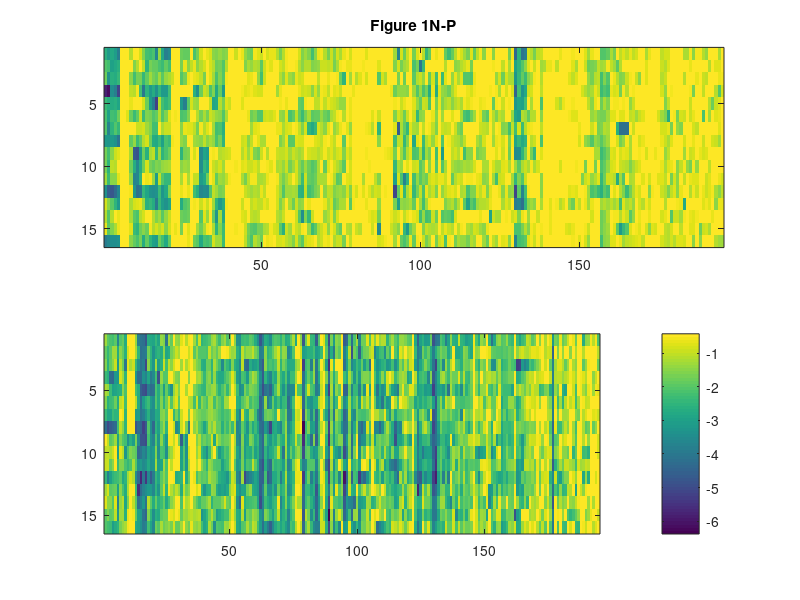
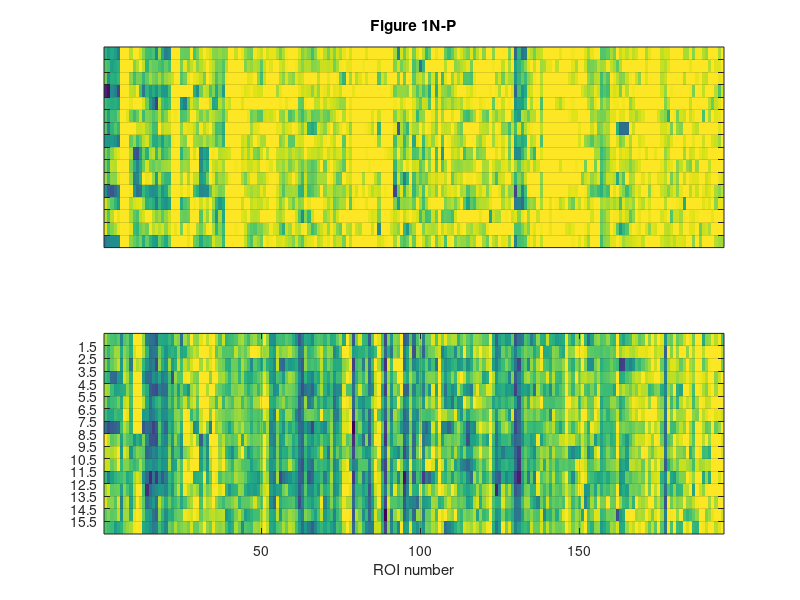

Write MATLAB code to recreate these figures, in order. (Note: this script raises an error after producing the figures.)
load z_score_postprocess_reduced_glom_examples
y_axis_ticks=1.5:1:15.5;

% Figure 1 N-P
%for k_dir=7:7%1:length(n_32)  % 7 is for linear classifier FIg3 related. kdir =2 is for the

index_pretty=25;
vial_struct=data_per_dir(index_pretty).all_vials_struct;

standard=find(vial_struct(:,2)==51);
novel=find(vial_struct(:,2)~=51);
reordered=[standard;novel];
reorder_df=data_per_dir(index_pretty).df(reordered,:);
reorder_df(reorder_df>z_score_threshold)=0;
low_value=min(min(reorder_df));
figure

subplot(2,1,1),imagesc(data_per_dir(index_pretty).df(standard,:)); caxis([low_value,z_score_threshold])
title('Figure 1N-P')
subplot(2,1,2),imagesc(data_per_dir(index_pretty).df(novel,:)); caxis([low_value,z_score_threshold])
colorbar
figure

subplot(2,1,1),imagesc(data_per_dir(index_pretty).df(standard,:)); caxis([low_value,z_score_threshold])
title('Figure 1N-P')
a=gca;
set(a,'XTick',[]),set(a,'YTick',y_axis_ticks);set(a,'YTickLabel',[]);
grid on
subplot(2,1,2),imagesc(data_per_dir(index_pretty).df(novel,:)); caxis([low_value,z_score_threshold])
a=gca;
set(a,'YTick',y_axis_ticks);
grid on
xlabel('ROI number')



% Figure 3 linear classifier ands nearest neighbor classifier
index_pretty=20;
vial_struct=data_per_dir(index_pretty).all_vials_struct;

standard=find(vial_struct(:,2)==51);
novel=find(vial_struct(:,2)~=51);
reordered=[standard;novel];
reorder_df=data_per_dir(index_pretty).df(reordered,:);
reorder_df(reorder_df>z_score_threshold)=0;
training_data_go_1_no_go_m1=vial_struct(standard,3)<33;
testing_data_go_1_no_go_m1=vial_struct(novel,3)<33;





training_data=data_per_dir(index_pretty).df(standard,:);
testing_data=data_per_dir(index_pretty).df(novel,:);
noisy_df_novel=testing_data+ CV*randn(size(testing_data)).*testing_data;
[n_train,n_glom]=size(training_data);
% Let's do the centering
clear noisy_df_novel_center training_data_center
for k=1:n_glom %We centered each glomerulus based on the mean value of the activation produced by the standard trial
    noisy_df_novel_center(:,k)=noisy_df_novel(:,k)-mean(training_data(:,k));
    training_data_center(:,k)=training_data(:,k)-mean(training_data(:,k));
end
noisy_df_novel_center(testing_data>z_score_threshold)=0;
training_data_center(training_data>z_score_threshold)=0;
% Determine the color axis
max_color=max([max(max(training_data_center)),max(max(noisy_df_novel_center))]);
min_color=min([min(min(training_data_center)),min(min(noisy_df_novel_center))]);

%Locate the most sensitive ROI (Figure 2B)
% Do the process for the best ROI.
% Step 1: plot the best ROI auROC for novel and for standard odor
AUC_standard=[];
AUC_novel=[];
for k=1:n_glom
    repeats_single_glom_standard_go_no_go=training_data_center(:,k);
    repeats_single_glom_novel_go_no_go=noisy_df_novel_center(:,k);
    [X,Y,g,AUC_standard(k),OPTROCPT] = perfcurve(training_data_go_1_no_go_m1,repeats_single_glom_standard_go_no_go,1);
    [X,Y,g,AUC_novel(k),OPTROCPT] = perfcurve(testing_data_go_1_no_go_m1,repeats_single_glom_novel_go_no_go,1);
end
rectified_auc=abs(AUC_standard-0.5)+0.5;
%         figure,plot(rectified_auc)
[a,i]=max(rectified_auc);

X_tick=[1,i,n_glom];


figure
subplot(2,1,1),imagesc(training_data_center),caxis([min_color,max_color]);
title('Figure 3A training set')
a=gca;
set(a,'XTick',X_tick),set(a,'YTick',y_axis_ticks);
grid on
subplot(2,1,2),imagesc(noisy_df_novel_center),caxis([min_color,max_color]);
title('Figure 3A test set')
a=gca;
set(a,'XTick',X_tick),set(a,'YTick',y_axis_ticks);
grid on

%Calculate the result of the logistic linear classifier
%figure 3C
[Mdl_log,FitInfo] = fitclinear(training_data_center,training_data_go_1_no_go_m1,'Learner','logistic','Regularization','lasso','Lambda',0);
figure,a=plot(training_data_center*Mdl_log.Beta+Mdl_log.Bias,'bs'), set(a,'MarkerSize',24), set(a,'LineWidth',2)
hold on,a=plot(noisy_df_novel_center*Mdl_log.Beta+Mdl_log.Bias,'rs'),set(a,'MarkerSize',24),set(a,'LineWidth',2)
a=gca;
axis square
set(a,'XLim',[0 16])
set(a,'Xtick',[1 8 9 16])
set(a,'XGrid','on')
set(a,'Box','off')
ylabel('Logistic regressor output')
title('Figure 3C')
xlabel('Go mixture                 NG mixture')
grid on

%Calculate the result of the SVM linear classifier
%figure 3E
[Mdl_svm,FitInfo] = fitclinear(training_data_center,training_data_go_1_no_go_m1,'Learner','svm','Regularization','lasso','Lambda',0);
figure,a=plot(training_data_center*Mdl_svm.Beta+Mdl_svm.Bias,'bs'),set(a,'MarkerSize',24), set(a,'LineWidth',2)
hold on,a=plot(noisy_df_novel_center*Mdl_svm.Beta+Mdl_svm.Bias,'rs'),set(a,'MarkerSize',24), set(a,'LineWidth',2)
a=gca;
axis square
set(a,'XLim',[0 16])
set(a,'Box','off')
a=gca;
axis square
set(a,'XLim',[0 16])
set(a,'Xtick',[1 8 9 16])
xlabel('Go test mixture                 NG test mixture')
set(a,'XGrid','on')
set(a,'Box','off')
ylabel('SVM regressor output')
title('Figure 3E')
grid on


% Plot the weights of the example: Figure 3B
figure,a=plot(Mdl_log.Beta,'g'); set(a,'LineWidth',2)
hold on,a=plot(Mdl_svm.Beta,'k'); set(a,'LineWidth',2)
legend({'Logistic weights','SVM weights'})
a=gca;
set(a,'XLim',[0.5 n_glom+0.5]);
xlabel('ROI number')
ylabel('Weight')
set(a,'Box','off')
title('Figure 3B')




% Do an example of the nearest neighbor, and mark the location of the
% nearest neighboir
% Figure 3G
similarity_matrix=training_data_center*noisy_df_novel_center';
figure,imagesc(similarity_matrix), hold on
for k_counter=1:16
    vector_to_check=similarity_matrix(:,k_counter);
    [peak,this_peak_index]=max(vector_to_check);
    %plot(k_counter,this_peak_index,'sk')
    a=rectangle('Position',[k_counter-0.5,this_peak_index-0.5,1,1])
    xlabel('Test set')
    ylabel('Training set')
    set(a,'LineWidth',4),
    set(a,'EdgeColor','r')
    title('Figure 3G')
    
end
axis square
a=gca
set(a,'Xtick',[1 8 9 16])
xlabel('Go test mixture                 NG test mixture')
set(a,'Ytick',[1 8 9 16])
ylabel('Go train mixture                 NG train mixture')


% Example plot of the best glomerulus performance (Figure 2)
index_pretty=28;
vial_struct=data_per_dir(index_pretty).all_vials_struct;

standard=find(vial_struct(:,2)==51);
novel=find(vial_struct(:,2)~=51);
reordered=[standard;novel];
reorder_df=data_per_dir(index_pretty).df(reordered,:);
reorder_df(reorder_df>z_score_threshold)=0;
training_data_go_1_no_go_m1=vial_struct(standard,3)<33;
testing_data_go_1_no_go_m1=vial_struct(novel,3)<33;

training_data=data_per_dir(index_pretty).df(standard,:);
testing_data=data_per_dir(index_pretty).df(novel,:);
noisy_df_novel=testing_data+ CV*randn(size(testing_data)).*testing_data;   % I am using noise on the test signal so the actual displayed image might be different
[n_train,n_glom]=size(training_data);
% Let's do the centering
clear noisy_df_novel_center training_data_center
for k=1:n_glom %We centered each glomerulus based on the mean value of the activation produced by the standard trial
    noisy_df_novel_center(:,k)=noisy_df_novel(:,k)-mean(training_data(:,k));
    training_data_center(:,k)=training_data(:,k)-mean(training_data(:,k));
end
noisy_df_novel_center(testing_data>z_score_threshold)=0;
training_data_center(training_data>z_score_threshold)=0;
% Determine the color axis
max_color=max([max(max(training_data_center)),max(max(noisy_df_novel_center))]);
min_color=min([min(min(training_data_center)),min(min(noisy_df_novel_center))]);

%Locate the most sensitive ROI (Figure 2B)
% Do the process for the best ROI.
% Step 1: plot the best ROI auROC for novel and for standard odor
AUC_standard=[];
AUC_novel=[];
for k=1:n_glom
    repeats_single_glom_standard_go_no_go=training_data_center(:,k);
    repeats_single_glom_novel_go_no_go=noisy_df_novel_center(:,k);
    [X,Y,g,AUC_standard(k),OPTROCPT] = perfcurve(training_data_go_1_no_go_m1,repeats_single_glom_standard_go_no_go,1);
    [X,Y,g,AUC_novel(k),OPTROCPT] = perfcurve(testing_data_go_1_no_go_m1,repeats_single_glom_novel_go_no_go,1);
end
rectified_auc=abs(AUC_standard-0.5)+0.5;
[a,i]=max(rectified_auc);

figure,plot(AUC_standard,'b');hold on,plot(AUC_novel,'r')
legend({'training set','test set'})
%xlabel()
X_tick=[1,i,n_glom];
ss=gca; set(ss,'XTick',X_tick)
xlabel('Roi Number')
ylabel('Area under ROC')
title('Figure 2B')

figure
subplot(2,1,1),imagesc(training_data_center),caxis([min_color,max_color]);
title('Figure 2A training set')
a=gca;
set(a,'XTick',X_tick),set(a,'YTick',y_axis_ticks);
grid on
subplot(2,1,2),imagesc(noisy_df_novel_center),caxis([min_color,max_color]);
title('Figure 2A test set')
a=gca;
set(a,'XTick',X_tick),set(a,'YTick',y_axis_ticks);
grid on



% Lets do the plot of the best ROI ROC curve (Figure 2D)
[a,i]=max(rectified_auc);
k=i;
repeats_single_glom_standard_go_no_go=training_data_center(:,k);
if AUC_standard(k)>0.5
    [X,Y,g,AUC_standardbest,OPTROCPT] = perfcurve(training_data_go_1_no_go_m1,repeats_single_glom_standard_go_no_go,1);
    figure,a=plot(X,Y,'k'),set(a,'LineWidth',2)
    hold on,
    a=plot(OPTROCPT(1),OPTROCPT(2),'ko')
    axis([0 1 0 1]), axis square, a=gca, set(a,'YTickLabel',[]);set(a,'XTickLabel',[]);
else
    [X,Y,g,AUC_standardbest,OPTROCPT] = perfcurve(training_data_go_1_no_go_m1,repeats_single_glom_standard_go_no_go,0);
    figure,a=plot(Y,X,'k'),set(a,'LineWidth',2)
    hold on,
    a=plot(OPTROCPT(2),OPTROCPT(1),'ko')
    axis([0 1 0 1]), axis square, a=gca, set(a,'YTickLabel',[]);set(a,'XTickLabel',[]);
end
xlabel('False positive rate'),ylabel('True Positive Rate')
title('Figure 2D Best ROI ROC curve')

% Show the z-score of the the best ROI for the example (Figure 2E)
optimal_threshold_standard_go_larger_than_no_go=g((X==OPTROCPT(1))&(Y==OPTROCPT(2)));
figure,a=plot(repeats_single_glom_standard_go_no_go,'bs'),set(a,'MarkerSize',18),set(a,'LineWidth',2)
hold on
a=plot(testing_data(:,i),'rs'),set(a,'MarkerSize',18),set(a,'LineWidth',2)
plot([0 16],[optimal_threshold_standard_go_larger_than_no_go,optimal_threshold_standard_go_larger_than_no_go],'k')
a=gca,
set(a,'Box','off')
set(a,'XLim',[0 16])
set(a,'Xtick',[1 8 9 16])
set(a,'XGrid','on')
xlabel('Go mixture                 NG mixture')
ylabel('Zscore of best ROI')
title('Figure 2E')
axis square







